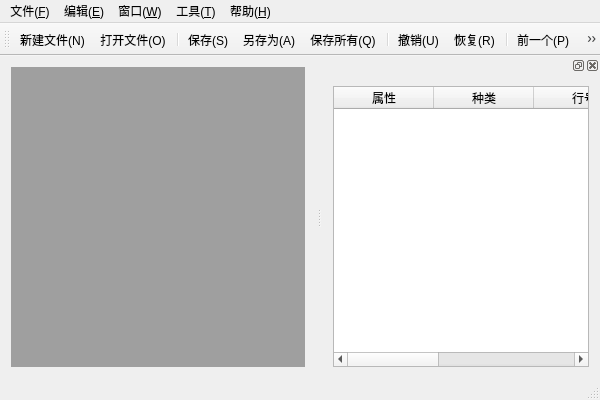
<?xml version="1.0" encoding="UTF-8"?>
<ui version="4.0">
 <class>MainWindow</class>
 <widget class="QMainWindow" name="MainWindow">
  <property name="geometry">
   <rect>
    <x>0</x>
    <y>0</y>
    <width>600</width>
    <height>400</height>
   </rect>
  </property>
  <property name="windowTitle">
   <string>MainWindow</string>
  </property>
  <widget class="QWidget" name="centralWidget">
   <layout class="QGridLayout" name="gridLayout">
    <item row="0" column="0">
     <widget class="QMdiArea" name="mdiArea"/>
    </item>
   </layout>
  </widget>
  <widget class="QMenuBar" name="menuBar">
   <property name="geometry">
    <rect>
     <x>0</x>
     <y>0</y>
     <width>600</width>
     <height>23</height>
    </rect>
   </property>
   <widget class="QMenu" name="menuF">
    <property name="title">
     <string>文件(&amp;F)</string>
    </property>
    <addaction name="actionNew"/>
    <addaction name="actionOpen"/>
    <addaction name="separator"/>
    <addaction name="actionSave"/>
    <addaction name="actionSaveAs"/>
    <addaction name="actionSaveAll"/>
    <addaction name="separator"/>
    <addaction name="actionExit"/>
    <addaction name="separator"/>
    <addaction name="actionPrint"/>
    <addaction name="actionPrintPreView"/>
    <addaction name="actionPDF"/>
   </widget>
   <widget class="QMenu" name="menuE">
    <property name="title">
     <string>编辑(&amp;E)</string>
    </property>
    <addaction name="actionUndo"/>
    <addaction name="actionRedo"/>
    <addaction name="separator"/>
    <addaction name="actionCut"/>
    <addaction name="actionCopy"/>
    <addaction name="actionPaste"/>
    <addaction name="separator"/>
    <addaction name="actionFind"/>
    <addaction name="actionRemove"/>
   </widget>
   <widget class="QMenu" name="menuW">
    <property name="title">
     <string>窗口(&amp;W)</string>
    </property>
    <addaction name="actionClose"/>
    <addaction name="actionCloseAll"/>
    <addaction name="separator"/>
    <addaction name="actionTile"/>
    <addaction name="actionCascade"/>
    <addaction name="separator"/>
    <addaction name="actionNext"/>
    <addaction name="actionPrevious"/>
   </widget>
   <widget class="QMenu" name="menuH">
    <property name="title">
     <string>帮助(&amp;H)</string>
    </property>
    <addaction name="actionAbout"/>
    <addaction name="actionAboutQt"/>
   </widget>
   <widget class="QMenu" name="menu_T">
    <property name="title">
     <string>工具(&amp;T)</string>
    </property>
    <addaction name="actionLexical"/>
    <addaction name="actionProp"/>
   </widget>
   <addaction name="menuF"/>
   <addaction name="menuE"/>
   <addaction name="menuW"/>
   <addaction name="menu_T"/>
   <addaction name="menuH"/>
  </widget>
  <widget class="QToolBar" name="mainToolBar">
   <attribute name="toolBarArea">
    <enum>TopToolBarArea</enum>
   </attribute>
   <attribute name="toolBarBreak">
    <bool>false</bool>
   </attribute>
   <addaction name="actionNew"/>
   <addaction name="actionOpen"/>
   <addaction name="separator"/>
   <addaction name="actionSave"/>
   <addaction name="actionSaveAs"/>
   <addaction name="actionSaveAll"/>
   <addaction name="separator"/>
   <addaction name="actionUndo"/>
   <addaction name="actionRedo"/>
   <addaction name="separator"/>
   <addaction name="actionPrevious"/>
   <addaction name="actionNext"/>
  </widget>
  <widget class="QStatusBar" name="statusBar"/>
  <widget class="QDockWidget" name="dockWidget">
   <attribute name="dockWidgetArea">
    <number>2</number>
   </attribute>
   <widget class="QWidget" name="dockWidgetContents">
    <layout class="QGridLayout" name="gridLayout_2">
     <item row="0" column="0">
      <widget class="QTableWidget" name="lexicalTableWidget">
       <column>
        <property name="text">
         <string>属性</string>
        </property>
        <property name="toolTip">
         <string/>
        </property>
       </column>
       <column>
        <property name="text">
         <string>种类</string>
        </property>
       </column>
       <column>
        <property name="text">
         <string>行号</string>
        </property>
       </column>
       <column>
        <property name="text">
         <string>起始位置</string>
        </property>
       </column>
       <column>
        <property name="text">
         <string>终止位置</string>
        </property>
       </column>
      </widget>
     </item>
    </layout>
   </widget>
  </widget>
  <action name="actionNew">
   <property name="icon">
    <iconset resource="MyImages.qrc">
     <normaloff>:/MyImages/images/filenew.png</normaloff>:/MyImages/images/filenew.png</iconset>
   </property>
   <property name="text">
    <string>新建文件(&amp;N)</string>
   </property>
   <property name="shortcut">
    <string>Ctrl+N</string>
   </property>
  </action>
  <action name="actionOpen">
   <property name="icon">
    <iconset resource="MyImages.qrc">
     <normaloff>:/MyImages/images/fileopen.png</normaloff>:/MyImages/images/fileopen.png</iconset>
   </property>
   <property name="text">
    <string>打开文件(&amp;O)</string>
   </property>
   <property name="shortcut">
    <string>Ctrl+O</string>
   </property>
  </action>
  <action name="actionSave">
   <property name="icon">
    <iconset resource="MyImages.qrc">
     <normaloff>:/MyImages/images/filesave.png</normaloff>:/MyImages/images/filesave.png</iconset>
   </property>
   <property name="text">
    <string>保存(&amp;S)</string>
   </property>
   <property name="shortcut">
    <string>Ctrl+S</string>
   </property>
  </action>
  <action name="actionSaveAs">
   <property name="icon">
    <iconset resource="MyImages.qrc">
     <normaloff>:/MyImages/images/filesaveas.png</normaloff>:/MyImages/images/filesaveas.png</iconset>
   </property>
   <property name="text">
    <string>另存为(&amp;A)</string>
   </property>
  </action>
  <action name="actionUndo">
   <property name="icon">
    <iconset resource="MyImages.qrc">
     <normaloff>:/MyImages/images/undo.png</normaloff>:/MyImages/images/undo.png</iconset>
   </property>
   <property name="text">
    <string>撤销(&amp;U)</string>
   </property>
   <property name="shortcut">
    <string>Ctrl+Z</string>
   </property>
  </action>
  <action name="actionRedo">
   <property name="icon">
    <iconset resource="MyImages.qrc">
     <normaloff>:/MyImages/images/redo.png</normaloff>:/MyImages/images/redo.png</iconset>
   </property>
   <property name="text">
    <string>恢复(&amp;R)</string>
   </property>
   <property name="shortcut">
    <string>Ctrl+Y</string>
   </property>
  </action>
  <action name="actionCut">
   <property name="icon">
    <iconset resource="MyImages.qrc">
     <normaloff>:/MyImages/images/editcut.png</normaloff>:/MyImages/images/editcut.png</iconset>
   </property>
   <property name="text">
    <string>剪切(&amp;T)</string>
   </property>
   <property name="shortcut">
    <string>Ctrl+X</string>
   </property>
  </action>
  <action name="actionCopy">
   <property name="icon">
    <iconset resource="MyImages.qrc">
     <normaloff>:/MyImages/images/editcopy.png</normaloff>:/MyImages/images/editcopy.png</iconset>
   </property>
   <property name="text">
    <string>复制(&amp;C)</string>
   </property>
   <property name="shortcut">
    <string>Ctrl+C</string>
   </property>
  </action>
  <action name="actionPaste">
   <property name="icon">
    <iconset resource="MyImages.qrc">
     <normaloff>:/MyImages/images/editpaste.png</normaloff>:/MyImages/images/editpaste.png</iconset>
   </property>
   <property name="text">
    <string>粘贴(&amp;P)</string>
   </property>
   <property name="toolTip">
    <string>粘贴(V)</string>
   </property>
   <property name="shortcut">
    <string>Ctrl+V</string>
   </property>
  </action>
  <action name="actionClose">
   <property name="icon">
    <iconset resource="MyImages.qrc">
     <normaloff>:/MyImages/images/fileclose.png</normaloff>:/MyImages/images/fileclose.png</iconset>
   </property>
   <property name="text">
    <string>关闭(&amp;O)</string>
   </property>
  </action>
  <action name="actionCloseAll">
   <property name="text">
    <string>关闭所有窗口(&amp;A)</string>
   </property>
  </action>
  <action name="actionTile">
   <property name="text">
    <string>平铺(&amp;T)</string>
   </property>
  </action>
  <action name="actionCascade">
   <property name="text">
    <string>层叠(&amp;C)</string>
   </property>
  </action>
  <action name="actionNext">
   <property name="icon">
    <iconset resource="MyImages.qrc">
     <normaloff>:/MyImages/images/next.png</normaloff>:/MyImages/images/next.png</iconset>
   </property>
   <property name="text">
    <string>下一个(&amp;X)</string>
   </property>
  </action>
  <action name="actionPrevious">
   <property name="icon">
    <iconset resource="MyImages.qrc">
     <normaloff>:/MyImages/images/prev.png</normaloff>:/MyImages/images/prev.png</iconset>
   </property>
   <property name="text">
    <string>前一个(&amp;P)</string>
   </property>
   <property name="toolTip">
    <string>前一个(P)</string>
   </property>
   <property name="shortcut">
    <string>Ctrl+P</string>
   </property>
  </action>
  <action name="actionAbout">
   <property name="icon">
    <iconset resource="MyImages.qrc">
     <normaloff>:/MyImages/images/bookmark_add.png</normaloff>:/MyImages/images/bookmark_add.png</iconset>
   </property>
   <property name="text">
    <string>关于(&amp;A)</string>
   </property>
  </action>
  <action name="actionAboutQt">
   <property name="icon">
    <iconset resource="MyImages.qrc">
     <normaloff>:/MyImages/images/plug.png</normaloff>:/MyImages/images/plug.png</iconset>
   </property>
   <property name="text">
    <string>关于Qt(&amp;Q)</string>
   </property>
  </action>
  <action name="actionSaveAll">
   <property name="icon">
    <iconset resource="MyImages.qrc">
     <normaloff>:/MyImages/images/filesaveall.png</normaloff>:/MyImages/images/filesaveall.png</iconset>
   </property>
   <property name="text">
    <string>保存所有(Q)</string>
   </property>
   <property name="shortcut">
    <string>Ctrl+Shift+S</string>
   </property>
  </action>
  <action name="actionExit">
   <property name="icon">
    <iconset resource="MyImages.qrc">
     <normaloff>:/MyImages/images/exit.png</normaloff>:/MyImages/images/exit.png</iconset>
   </property>
   <property name="text">
    <string>退出(&amp;X)</string>
   </property>
  </action>
  <action name="actionPrint">
   <property name="icon">
    <iconset resource="MyImages.qrc">
     <normaloff>:/MyImages/images/fileprint.png</normaloff>:/MyImages/images/fileprint.png</iconset>
   </property>
   <property name="text">
    <string>打印</string>
   </property>
  </action>
  <action name="actionPrintPreView">
   <property name="icon">
    <iconset resource="MyImages.qrc">
     <normaloff>:/MyImages/images/filequickprint.png</normaloff>:/MyImages/images/filequickprint.png</iconset>
   </property>
   <property name="text">
    <string>打印预览</string>
   </property>
  </action>
  <action name="actionPDF">
   <property name="icon">
    <iconset resource="MyImages.qrc">
     <normaloff>:/MyImages/images/history_clear.png</normaloff>:/MyImages/images/history_clear.png</iconset>
   </property>
   <property name="text">
    <string>生成PDF</string>
   </property>
  </action>
  <action name="actionRemove">
   <property name="icon">
    <iconset resource="MyImages.qrc">
     <normaloff>:/MyImages/images/searchreplace.png</normaloff>:/MyImages/images/searchreplace.png</iconset>
   </property>
   <property name="text">
    <string>替换(&amp;R)</string>
   </property>
   <property name="shortcut">
    <string>Ctrl+R</string>
   </property>
  </action>
  <action name="actionFind">
   <property name="icon">
    <iconset resource="MyImages.qrc">
     <normaloff>:/MyImages/images/findf.png</normaloff>:/MyImages/images/findf.png</iconset>
   </property>
   <property name="text">
    <string>查找(&amp;F)</string>
   </property>
   <property name="shortcut">
    <string>Ctrl+F</string>
   </property>
  </action>
  <action name="actionProp">
   <property name="icon">
    <iconset resource="MyImages.qrc">
     <normaloff>:/MyImages/images/mark.png</normaloff>:/MyImages/images/mark.png</iconset>
   </property>
   <property name="text">
    <string>插桩(&amp;B)</string>
   </property>
   <property name="shortcut">
    <string>Ctrl+B</string>
   </property>
  </action>
  <action name="actionLexical">
   <property name="icon">
    <iconset resource="MyImages.qrc">
     <normaloff>:/MyImages/images/lexical.png</normaloff>:/MyImages/images/lexical.png</iconset>
   </property>
   <property name="text">
    <string>词法</string>
   </property>
   <property name="shortcut">
    <string>Ctrl+L</string>
   </property>
  </action>
 </widget>
 <layoutdefault spacing="6" margin="11"/>
 <resources>
  <include location="MyImages.qrc"/>
 </resources>
 <connections/>
</ui>
